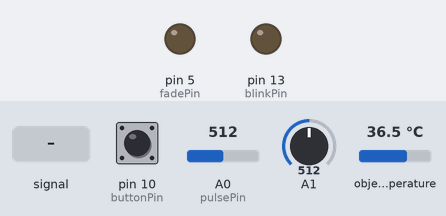
The sketch below on a simulated Arduino Nano, built with avr-gcc and run on an emulated ATmega328P. On the bench: output pins drawn as LEDs (lit = HIGH). The test bench sets the inputs (shaded band); at power-on: A0 (pulsePin) = 512, pin 10 (buttonPin) HIGH, A1 = 512, object temperature 36.5 °C.

Above: at 1.2 s.
1.3 s: A0 (pulsePin) fed a 200 Hz sine of ±81 counts around its level
4.3 s: A0 (pulsePin) set to 716
At 5.4 s:
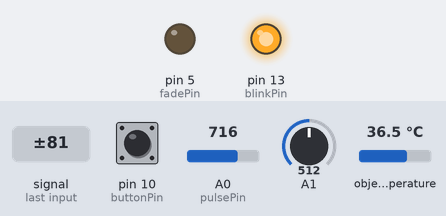
5.8 s: A0 (pulsePin) set to 511
At 6.8 s:
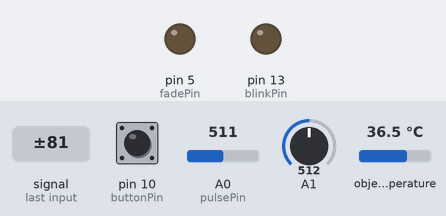
7.3 s: A0 (pulsePin) set to 531
At 7.8 s:
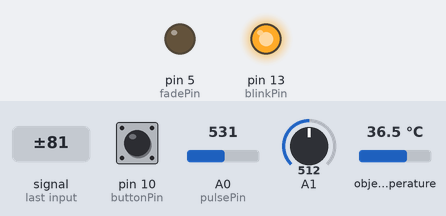
Timing chart, 0 to 9.8 s (numbered marks = the images above; inputs shaded):
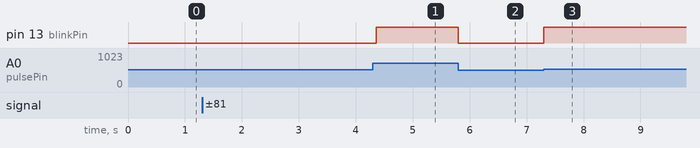

The sketch:

arduinoNano_nodemcu.ino
```cpp
// Arduino Nano
#include <SparkFunMLX90614.h> // SparkFunMLX90614 Arduino library

#include <Wire.h>

IRTherm therm; // Create an IRTherm object to interact with throughout

const byte LED_PIN = 8; // Optional LED attached to pin 8 (active low)


int hr = 67;
int ecg = 234;
int temp = 97;
int pulsePin = 0;                 // Pulse Sensor purple wire connected to analog pin 0
int blinkPin = 13;                // pin to blink led at each beat
int fadePin = 5;                  // pin to do fancy classy fading blink at each beat
int fadeRate = 0;                 // used to fade LED on with PWM on fadePin
int sensorpowerPin = 6;           // pin to switch on to power the sensor
int buttonPin = 10;               // pin for the on/off button

int longpress_len = 3;           // length for long-pressing button


// these variables are volatile because they are used during the interrupt service routine!
volatile int BPM;                   // used to hold the pulse rate
volatile int Signal;                // holds the incoming raw data
volatile int IBI = 600;             // holds the time between beats, must be seeded!
volatile boolean Pulse = false;     // true when pulse wave is high, false when it's low
volatile boolean QS = false;        // becomes true when Arduoino finds a beat.

// for switching on/off via button
enum { EV_NONE=0, EV_SHORTPRESS, EV_LONGPRESS };
boolean button_was_pressed; // previous state
int button_pressed_counter; // press running duration
boolean sensor_is_running;  // sensor on?


void setup() {
   Serial.begin(9600);           /* start serial for debug */
    pinMode(blinkPin,OUTPUT);         // pin that will blink to your heartbeat!
  pinMode(fadePin,OUTPUT);          // pin that will fade to your heartbeat!
  pinMode(10, INPUT); // Setup for leads off detection LO +
  pinMode(11, INPUT); // Setup for leads off detection LO -

  pinMode(sensorpowerPin,OUTPUT);   // pin that will provide power for the sensor
  digitalWrite(sensorpowerPin, LOW);
  sensor_is_running = false;
  pinMode(buttonPin, INPUT);
  digitalWrite(buttonPin, HIGH); // connect internal pull-up
  button_was_pressed = false;
  button_pressed_counter = 0;

  //Serial.begin(115200);             // we agree to talk fast!
  interruptSetup();                 // sets up to read Pulse Sensor signal every 2mS

  therm.begin(); // Initialize thermal IR sensor
  therm.setUnit(TEMP_F); // Set the library's units to Farenheit
  if (therm.read()){
    // Use the object() and ambient() functions to grab the object and ambient
 // temperatures.
  // They'll be floats, calculated out to the unit you set with setUnit().
   // Serial.print("Object: " + String(therm.object(), 2));
    temp = therm.object();

//    Serial.println("temp ::");
//    Serial.println(temp);
  }
 // Serial.println("Setup b4 wire ");


 Wire.begin(8);                /* join i2c bus with address 8 */
 Wire.onReceive(receiveEvent); /* register receive event */
 Wire.onRequest(requestEvent); /* register request event */
 //Serial.println("Setup done ");

}


int handle_button()
{
  int event;
  int button_now_pressed = !digitalRead(buttonPin); // pin low -> pressed

  if (!button_now_pressed && button_was_pressed) {
    if (button_pressed_counter < longpress_len)
      event = EV_SHORTPRESS;
    else
      event = EV_LONGPRESS;
  }
  else
    event = EV_NONE;

  if (button_now_pressed)
    ++button_pressed_counter;
  else
    button_pressed_counter = 0;

  button_was_pressed = button_now_pressed;
  return event;
}


void loop() {

    if (sensor_is_running) {
    sendDataToProcessing('S', Signal);     // send Processing the raw Pulse Sensor data
    if (QS == true){                       // Quantified Self flag is true when arduino finds a heartbeat
          fadeRate = 255;                  // Set 'fadeRate' Variable to 255 to fade LED with pulse
          sendDataToProcessing('B',BPM);   // send heart rate with a 'B' prefix
          sendDataToProcessing('Q',IBI);   // send time between beats with a 'Q' prefix
          QS = false;                      // reset the Quantified Self flag for next time
       }

    ledFadeToBeat();
  }
  hr=BPM;
//  Serial.println("Heart Rate :");
//  Serial.println(hr);
  boolean event = handle_button();
  if (event==EV_LONGPRESS) {  // toggle state of
    if (sensor_is_running) {
      digitalWrite(sensorpowerPin, LOW);
      sensor_is_running = false;
    }
    else {
      digitalWrite(sensorpowerPin, HIGH);
      sensor_is_running = true;
    }
  }

 delay(10);
 //Serial.println("loop ");

 if (therm.read()){
    // Use the object() and ambient() functions to grab the object and ambient
 // temperatures.
  // They'll be floats, calculated out to the unit you set with setUnit().
    //Serial.print("Object: " + String(therm.object(), 2));
    temp = therm.object();
//    Serial.write('°'); // Degree Symbol
//    Serial.println("F");
//    Serial.print("Ambient: " + String(therm.ambient(), 2));
//    Serial.write('°'); // Degree Symbol
//    Serial.println("F");
//    Serial.println();
  }
  // ECG Calculations :

    // send the value of analog input 0:
    ecg = analogRead(A1);
//    Serial.println("ecg:");
//    Serial.println(ecg);


 Wire.write(hr);

 Wire.write(ecg);

  Wire.write(temp);

}

// function that executes whenever data is received from master
void receiveEvent(int howMany) {
 while (0 <Wire.available()) {
    char c = Wire.read();      /* receive byte as a character */
    //Serial.print(c);           /* print the character */
  }
 Serial.println();             /* to newline */
}

// function that executes whenever data is requested from master
void requestEvent() {
 //Wire.begin(8);
 //Serial.print(hr);

 Wire.write(hr);

  //Serial.print(hr);

  Wire.write(ecg);

 // Serial.print(ecg);

  Wire.write(temp);

  //Serial.print(temp);
}


void ledFadeToBeat(){
    fadeRate -= 15;                         //  set LED fade value
    fadeRate = constrain(fadeRate,0,255);   //  keep LED fade value from going into negative numbers!
    analogWrite(fadePin,fadeRate);          //  fade LED
  }


void sendDataToProcessing(char symbol, int data ){
  //  Serial.print(symbol);                // symbol prefix tells Processing what type of data is coming
   // Serial.println(data);                // the data to send culminating in a carriage return
  }

volatile int rate[10];                    // array to hold last ten IBI values
volatile unsigned long sampleCounter = 0;          // used to determine pulse timing
volatile unsigned long lastBeatTime = 0;           // used to find IBI
volatile int P =512;                      // used to find peak in pulse wave, seeded
volatile int T = 512;                     // used to find trough in pulse wave, seeded
volatile int thresh = 512;                // used to find instant moment of heart beat, seeded
volatile int amp = 100;                   // used to hold amplitude of pulse waveform, seeded
volatile boolean firstBeat = true;        // used to seed rate array so we startup with reasonable BPM
volatile boolean secondBeat = false;      // used to seed rate array so we startup with reasonable BPM


void interruptSetup(){
  // Initializes Timer2 to throw an interrupt every 2mS.
  TCCR2A = 0x02;     // DISABLE PWM ON DIGITAL PINS 3 AND 11, AND GO INTO CTC MODE
  TCCR2B = 0x06;     // DON'T FORCE COMPARE, 256 PRESCALER
  OCR2A = 0X7C;      // SET THE TOP OF THE COUNT TO 124 FOR 500Hz SAMPLE RATE
  TIMSK2 = 0x02;     // ENABLE INTERRUPT ON MATCH BETWEEN TIMER2 AND OCR2A
  sei();             // MAKE SURE GLOBAL INTERRUPTS ARE ENABLED
}


// THIS IS THE TIMER 2 INTERRUPT SERVICE ROUTINE.
// Timer 2 makes sure that we take a reading every 2 miliseconds
ISR(TIMER2_COMPA_vect){                         // triggered when Timer2 counts to 124
  cli();                                      // disable interrupts while we do this
  Signal = analogRead(pulsePin);              // read the Pulse Sensor
  sampleCounter += 2;                         // keep track of the time in mS with this variable
  int N = sampleCounter - lastBeatTime;       // monitor the time since the last beat to avoid noise

    //  find the peak and trough of the pulse wave
  if(Signal < thresh && N > (IBI/5)*3){       // avoid dichrotic noise by waiting 3/5 of last IBI
    if (Signal < T){                        // T is the trough
      T = Signal;                         // keep track of lowest point in pulse wave
    }
  }

  if(Signal > thresh && Signal > P){          // thresh condition helps avoid noise
    P = Signal;                             // P is the peak
  }                                        // keep track of highest point in pulse wave

  //  NOW IT'S TIME TO LOOK FOR THE HEART BEAT
  // signal surges up in value every time there is a pulse
  if (N > 250){                                   // avoid high frequency noise
    if ( (Signal > thresh) && (Pulse == false) && (N > (IBI/5)*3) ){
      Pulse = true;                               // set the Pulse flag when we think there is a pulse
      digitalWrite(blinkPin,HIGH);                // turn on pin 13 LED
      IBI = sampleCounter - lastBeatTime;         // measure time between beats in mS
      lastBeatTime = sampleCounter;               // keep track of time for next pulse

      if(secondBeat){                        // if this is the second beat, if secondBeat == TRUE
        secondBeat = false;                  // clear secondBeat flag
        for(int i=0; i<=9; i++){             // seed the running total to get a realisitic BPM at startup
          rate[i] = IBI;
        }
      }

      if(firstBeat){                         // if it's the first time we found a beat, if firstBeat == TRUE
        firstBeat = false;                   // clear firstBeat flag
        secondBeat = true;                   // set the second beat flag
        sei();                               // enable interrupts again
        return;                              // IBI value is unreliable so discard it
      }


      // keep a running total of the last 10 IBI values
      word runningTotal = 0;                  // clear the runningTotal variable

      for(int i=0; i<=8; i++){                // shift data in the rate array
        rate[i] = rate[i+1];                  // and drop the oldest IBI value
        runningTotal += rate[i];              // add up the 9 oldest IBI values
      }

      rate[9] = IBI;                          // add the latest IBI to the rate array
      runningTotal += rate[9];                // add the latest IBI to runningTotal
      runningTotal /= 10;                     // average the last 10 IBI values
      BPM = 60000/runningTotal;               // how many beats can fit into a minute? that's BPM!
      hr=BPM;
      //Serial.println(BPM);
      QS = true;                              // set Quantified Self flag
      // QS FLAG IS NOT CLEARED INSIDE THIS ISR
    }
  }

  if (Signal < thresh && Pulse == true){   // when the values are going down, the beat is over
    digitalWrite(blinkPin,LOW);            // turn off pin 13 LED
    Pulse = false;                         // reset the Pulse flag so we can do it again
    amp = P - T;                           // get amplitude of the pulse wave
    thresh = amp/2 + T;                    // set thresh at 50% of the amplitude
    P = thresh;                            // reset these for next time
    T = thresh;
  }

  if (N > 2500){                           // if 2.5 seconds go by without a beat
    thresh = 512;                          // set thresh default
    P = 512;                               // set P default
    T = 512;                               // set T default
    lastBeatTime = sampleCounter;          // bring the lastBeatTime up to date
    firstBeat = true;                      // set these to avoid noise
    secondBeat = false;                    // when we get the heartbeat back
  }

  sei();                                   // enable interrupts when youre done!
}// end isr
```

Measured:
- the behaviour switches between 512 and 513 on A0 (pulsePin) (found by bisection; images 2 and 3)
- after the input at 4.3 s, pin 13 (blinkPin): LOW → HIGH after 0.06 s
- after the input at 5.8 s, pin 13 (blinkPin): HIGH → LOW at once
- after the input at 7.3 s, pin 13 (blinkPin): LOW → HIGH at once
